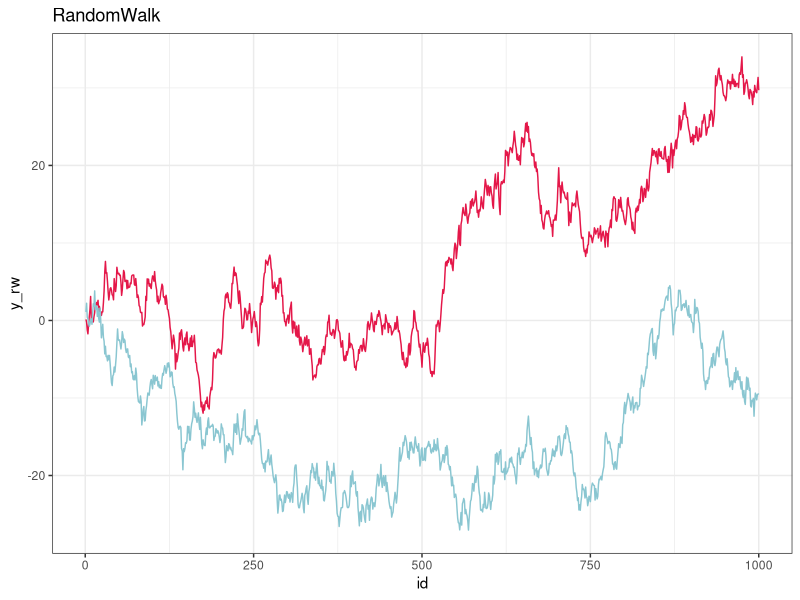
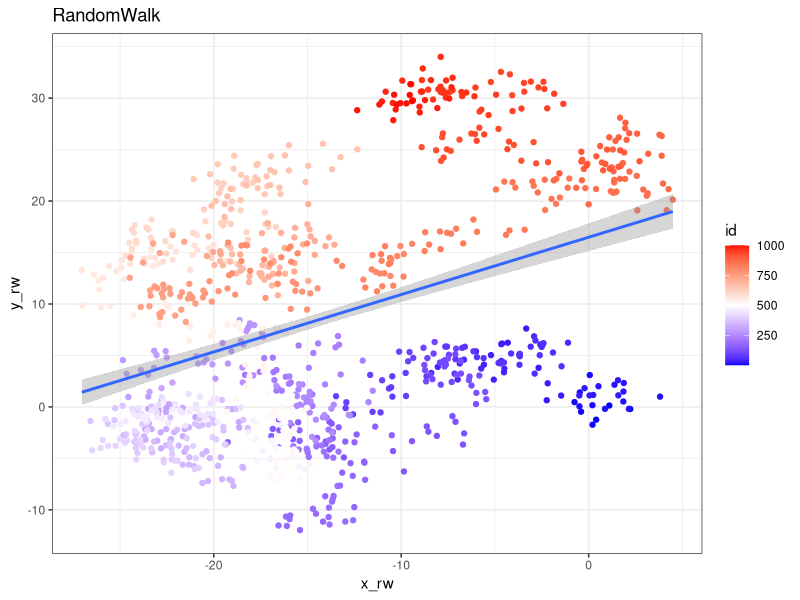
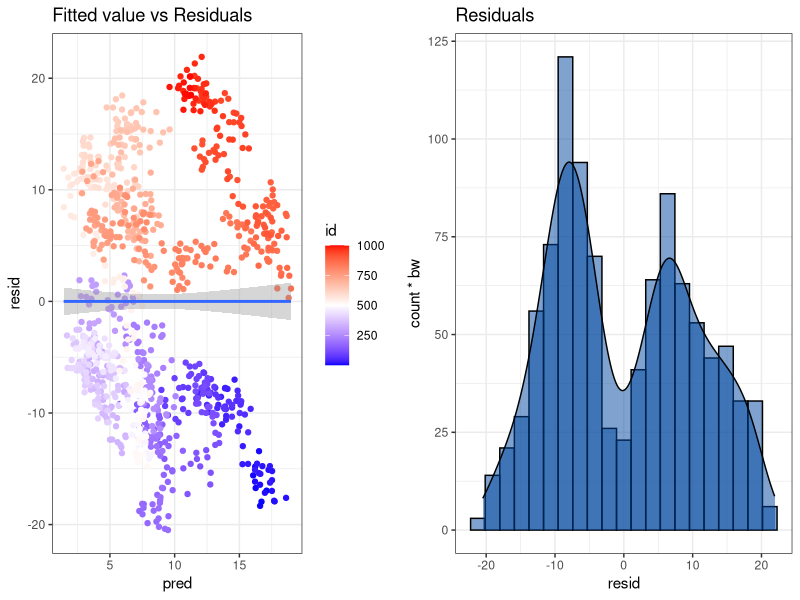

Source code (R) for these figures, in order:
## ---- chunk 1
knitr::opts_chunk$set(echo       = TRUE,
                      message    = FALSE,
                      warning    = FALSE,
                      #out.width  = 1280,
                      #out.height = 720,
                      # fig.dim = c(8, 6),
                      fig.align  = "center",
                      dev        = "ragg_png")
## ---- chunk 2
library(tidyverse)

n <- 1000
set.seed(1989)
x_rw <- cumsum(rnorm(n = n))
set.seed(1988)
y_rw <- cumsum(rnorm(n = n))

df <- tibble::tibble(id = 1:n,
                     y_rw = y_rw,
                     x_rw = x_rw)

# 凡例がつかないので、このやり方はおすすめできない
# それかちゃんと凡例つけるか・・・
ggplot(df) + 
  geom_line(aes(id, y_rw), col = "#e41749") + 
  geom_line(aes(id, x_rw), col = "#8ac6d1") +
  ggtitle("RandomWalk") +
  theme_bw() 
## ---- chunk 3
fit <- glm(formula = y_rw ~ x_rw,
    data = df,
    family = gaussian(link = identity))

summary(fit)
## ---- chunk 4
ggplot(df, aes(x_rw, y_rw, col = id)) + 
  geom_point() + 
  geom_smooth(method = "lm") + 
  ggtitle("RandomWalk") +
  scale_color_gradient2(midpoint=501, low="blue", mid="white",high="red", space ="Lab" ) + 
  theme_bw() 
## ---- chunk 5
df2 <- 
  df %>% 
  dplyr::bind_cols(tibble(resid = summary(fit)$deviance.resid,
                          pred = predict(fit, .)))

p1 <- ggplot(df2, aes(pred, resid, col = id)) + 
  geom_point() + 
  geom_smooth(method = "lm") + 
  ggtitle("Fitted value vs Residuals") +
  scale_color_gradient2(midpoint=501, low="blue", mid="white",high="red", space ="Lab" ) + 
  theme_bw() 


dens <- density(df2$resid)
bw <- diff(range(df2$resid))/20
p2 <- ggplot(df2, aes(x = resid)) +
  geom_histogram(binwidth=bw, fill = "#01489D", col = "black", alpha = 1/2) +
  geom_density(aes(y = ..count..*bw), fill = "#01489D", alpha = 1/2) + 
  ggtitle("Residuals") + 
  theme_bw()

gridExtra::grid.arrange(p1, p2, ncol = 2)
## ---- chunk 6
library(lmtest)
dwtest(lm(y_rw ~ x_rw, data = df))

## ---- chunk 7
# H0:単位根あり
# H1:単位根なし
tseries::adf.test(x = df$y_rw)

## ---- chunk 8
df_mat <- df %>% 
  dplyr::select(y_rw, x_rw) %>% 
  as.matrix()
summary(urca::ca.po(z = df_mat, demean = "none"))

